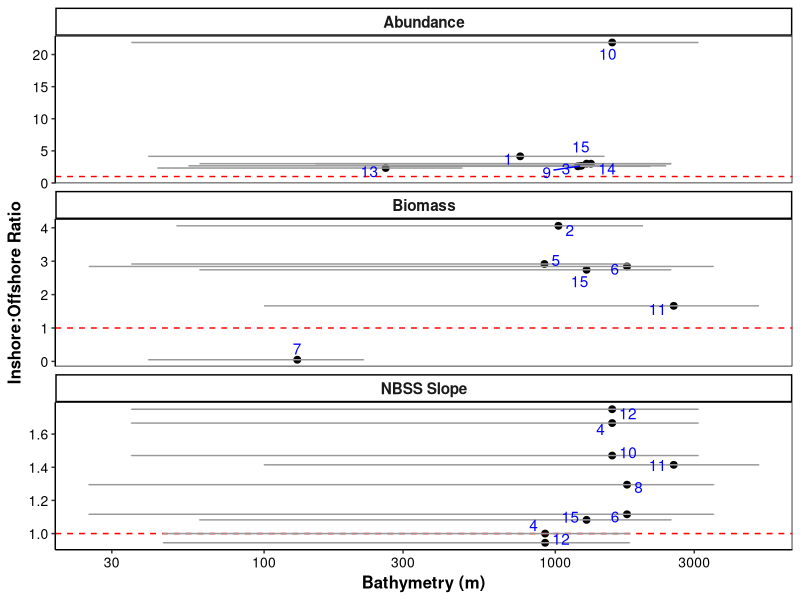
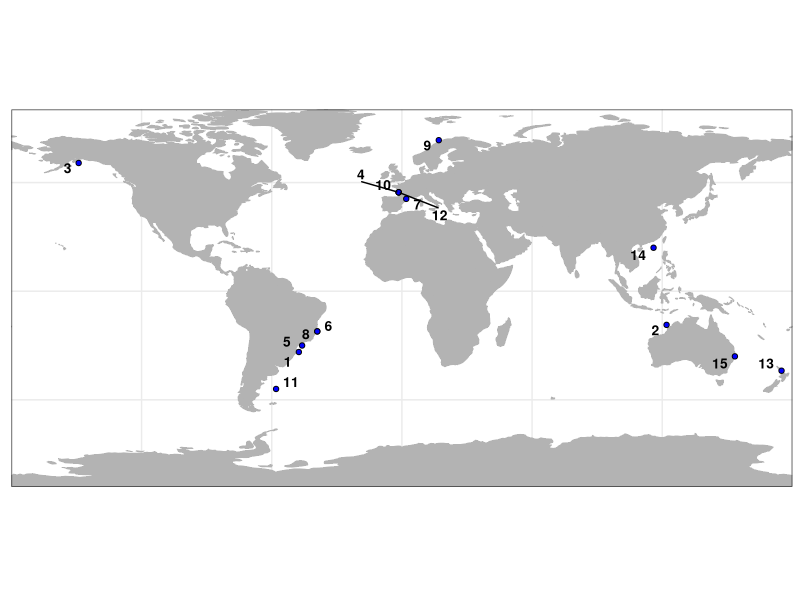
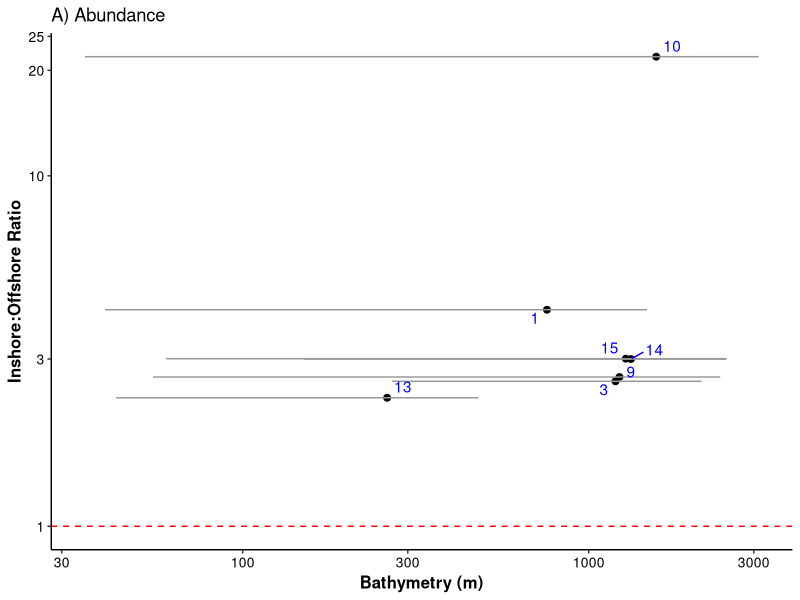
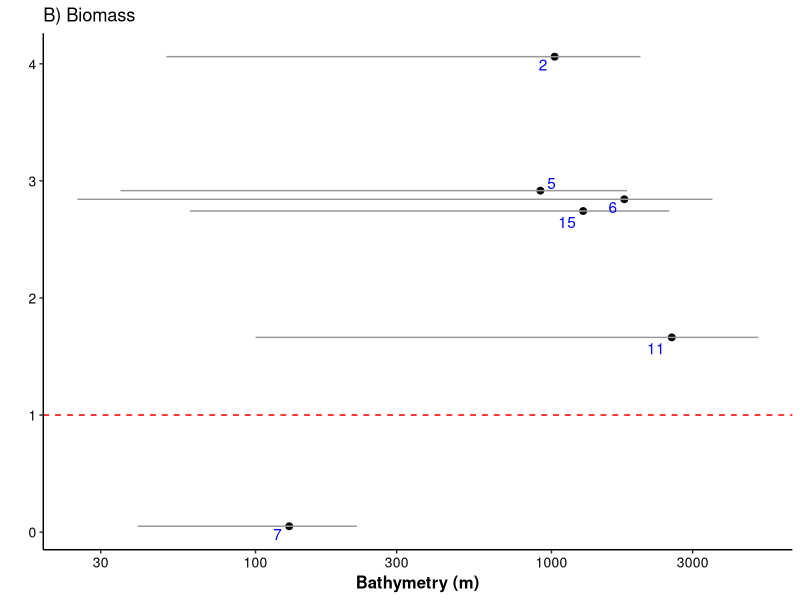
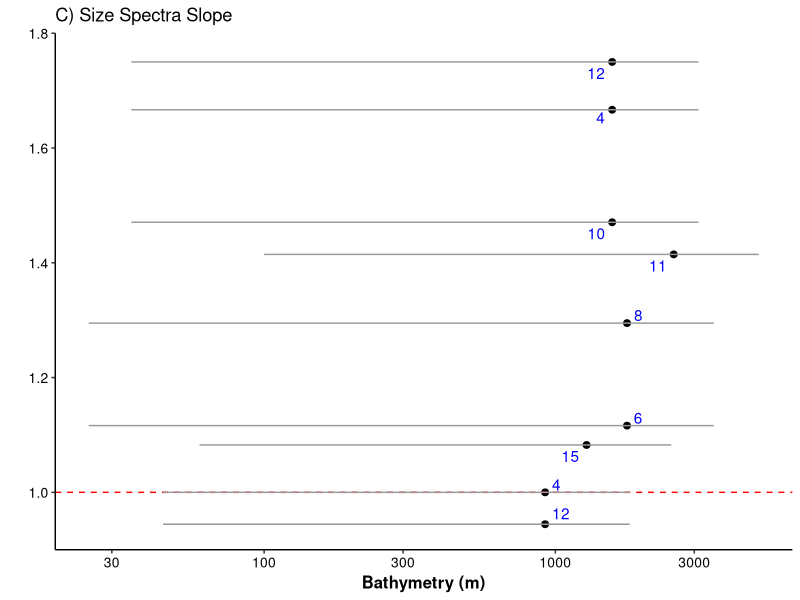
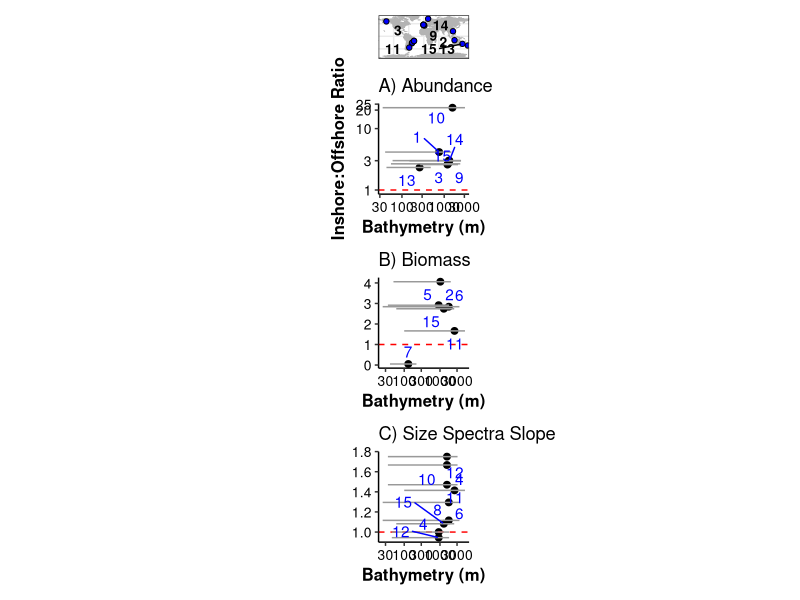
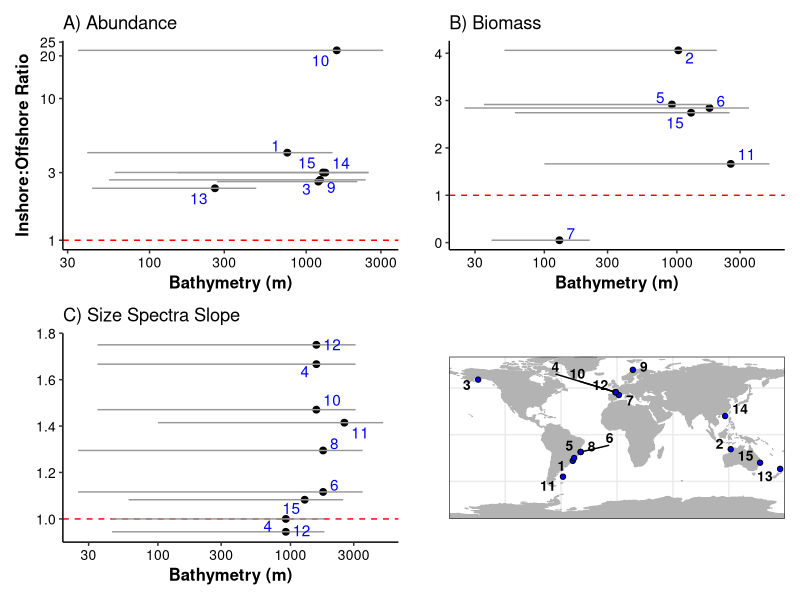
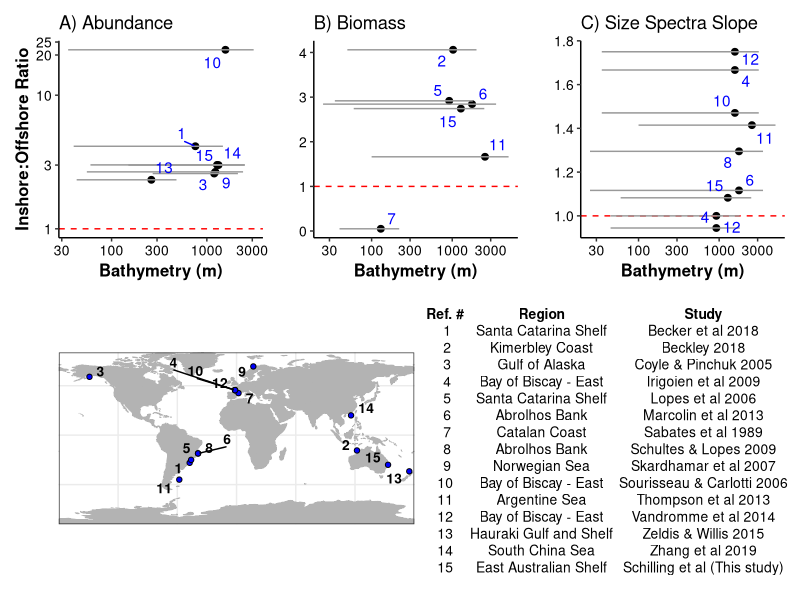

Write the R code that produced these figures, in order.
# Multi-study plots

library(tidyverse)
library(ggrepel)

mydata <- read_csv("Data/Mulistudy plot data.csv")
head(mydata)
mydata$extra <- 1

# The palette:
cbPalette <- c('#a6cee3','#1f78b4','#b2df8a','#33a02c','#fb9a99','#e31a1c','#fdbf6f','#ff7f00','#cab2d6')
cbPalette2 <- c('#e41a1c','#377eb8','#4daf4a','#984ea3','#ff7f00','#ffff33','#a65628','#f781bf','#999999')


set.seed(1)

p1 <- ggplot(mydata, aes(y = Ratio, x = Bathy, label = `Reference Number`)) + geom_point(size = 2) +
  facet_wrap(~Parameter, scales = "free_y", ncol = 1) + theme_classic() + geom_hline(yintercept = 1, col= "red", lty=2) +
  ylab("Inshore:Offshore Ratio") + geom_errorbarh(aes(xmin=Inhore_Bath, xmax=Offshore_Bathy), col = "grey60")+
  scale_x_log10()+ xlab("Bathymetry (m)") + geom_text_repel(col="blue")+
  #scale_color_manual(values=cbPalette) +
  theme(axis.title = element_text(face = "bold", size = 12),
        axis.text = element_text(colour = "black", size = 10),
        strip.text = element_text(face = "bold", size = 11),
        legend.title = element_text(face = "bold", size = 11),
        panel.background = element_rect(fill = NA, color = "black"))
p1

#ggsave("../Plots/Multistudy plot.png", dpi = 600, height = 12, width = 12, units = "cm")


# World map

library("rnaturalearth")
library("rnaturalearthdata")


world <- ne_countries(scale = "small", returnclass = "sf")
class(world)

# 1 row per study
mydata2 <- mydata %>% distinct(`Reference Number`, .keep_all = TRUE)

P_map <- ggplot() +
  geom_sf(data = world, col="grey70", fill = "grey70") +
  geom_point(data = mydata2, aes(x = Longitude, y = Latitude), size = 1.5, 
             shape = 21, fill = "blue") +
  geom_text_repel(data = mydata2, aes(x = Longitude, y = Latitude, label = `Reference Number`),col="black", size =3.5, fontface = "bold") +
  theme_bw() +
  scale_x_continuous(expand=c(0,0)) + scale_y_continuous(expand=c(0,0)) +
  theme(axis.text = element_blank(),
        axis.title = element_blank(),
        axis.ticks = element_blank())

P_map

#ggsave("world map test.png", dpi = 600, units = "cm", height = 12.8, width = 21)


# Abundance only plot

mydata_a <- mydata %>% filter(Parameter == "Abundance")

pA <- ggplot(mydata_a, aes(y = Ratio, x = Bathy, label = `Reference Number`)) + geom_point(size = 2) +
  theme_classic() + geom_hline(yintercept = 1, col= "red", lty=2) +
  ylab("Inshore:Offshore Ratio") + geom_errorbarh(aes(xmin=Inhore_Bath, xmax=Offshore_Bathy), col = "grey60",height=0)+
  scale_x_log10()+ xlab("Bathymetry (m)") + geom_text_repel(col="blue")+
  scale_y_log10(breaks = c(1,3,10,20, 25))+
  #scale_color_manual(values=cbPalette) +
  theme(axis.title = element_text(face = "bold", size = 12),
        axis.text = element_text(colour = "black", size = 10)) +
  ggtitle('A) Abundance')
pA

# Biomass only plot

mydata_b <- mydata %>% filter(Parameter == "Biomass")

pB <- ggplot(mydata_b, aes(y = Ratio, x = Bathy, label = `Reference Number`)) + geom_point(size = 2) +
  theme_classic() + geom_hline(yintercept = 1, col= "red", lty=2) +
  ylab("") + geom_errorbarh(aes(xmin=Inhore_Bath, xmax=Offshore_Bathy), col = "grey60",height=0)+
  scale_x_log10()+ xlab("Bathymetry (m)") + geom_text_repel(col="blue")+
  #scale_color_manual(values=cbPalette) +
  theme(axis.title = element_text(face = "bold", size = 12),
        axis.text = element_text(colour = "black", size = 10))+
  ggtitle('B) Biomass')
pB

# NBSS Slope only plot

mydata_s <- mydata %>% filter(Parameter == "NBSS Slope")

pC <- ggplot(mydata_s, aes(y = Ratio, x = Bathy, label = `Reference Number`)) + geom_point(size = 2) +
  theme_classic() + geom_hline(yintercept = 1, col= "red", lty=2) +
  ylab("") +
  geom_errorbarh(aes(xmin=Inhore_Bath, xmax=Offshore_Bathy), col = "grey60",height=0)+
  scale_x_log10()+ xlab("Bathymetry (m)") + geom_text_repel(col="blue")+
  scale_y_continuous(breaks=c(1,1.2,1.4,1.6,1.8), limits = c(0.9,1.8), expand = c(0,0))+
  #scale_color_manual(values=cbPalette) +
  theme(axis.title = element_text(face = "bold", size = 12),
        axis.text.x = element_text(colour = "black", size = 10),
        axis.text.y = element_text(color = "black", size=10))+
  ggtitle('C) Size Spectra Slope')
pC


library(patchwork)
p_final <- P_map + pA + pB + pC + plot_layout(ncol = 1, guides = 'collect')
p_final

#ggsave("multiplot test.png", dpi = 600, units = "in", height = 10, width = 3.5)

p_final2 <-  pA + pB + pC + P_map + plot_layout(ncol = 2, widths = c(1, 1))
p_final2
#ggsave("multiplot test square.png", dpi = 600, units = "cm", height = 14.8, width = 21)


## Attempt to plot a table in ggplot
#library(gridExtra)

mydata3 <- mydata2 %>% select(`Reference Number`, Region, Study)
mydata3 <- mydata3 %>% rename("Ref. #" = `Reference Number`)
mydata3

tt2 <- gridExtra::ttheme_minimal(base_size = 10, padding = unit(c(1.5,1.5),"mm"))


t_test <- (pA + pB + pC) / (P_map + gridExtra::tableGrob(mydata3, theme = tt2, rows = NULL)) + plot_layout(heights = c(0.69,1))
t_test

#ggsave("Other prepublication stuff/plots/multiplot final.png", dpi = 600, units = "cm", height = 14.8, width = 21)
#ggsave("Other prepublication stuff/plots/multiplot final.pdf", dpi = 600, units = "cm", height = 14.8, width = 21)
### Note one author name edited later to get correct symbol.
